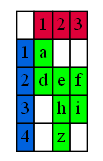

Here is the Python script that generated this plot:
from NodoEncabezado import NodoEncabezado
from ListaEncabezado import ListaEncabezado
from NodoInterno import NodoInterno
import os

class Matriz:
    def __init__(self) -> None:
        self.filas = ListaEncabezado()
        self.columnas = ListaEncabezado()

    def insertar(self, pfila, pcol, valor):
        nuevo = NodoInterno(pfila, pcol, valor)

        if self.filas.buscar(pfila) == None:
            self.filas.insertar(NodoEncabezado(pfila))

        if self.columnas.buscar(pcol) == None:
            self.columnas.insertar(NodoEncabezado(pcol))

        fila = self.filas.buscar(pfila)
        col = self.columnas.buscar(pcol)

        actual = fila.acceso
        while actual != None:
            if actual.col == pcol:
                actual.valor = valor
                return
            actual = actual.derecha

        actual = col.acceso
        while actual != None:
            if actual.fila == pfila:
                actual.valor = valor
                return
            actual = actual.abajo

        # Si no hay un nodo existente en esta posición, inserte un nuevo nodo
        if fila.acceso == None:
            fila.acceso = nuevo
        else:
            if nuevo.col < fila.acceso.col:
                nuevo.derecha = fila.acceso
                fila.acceso.izquierda = nuevo
                fila.acceso = nuevo
            elif nuevo.col > fila.acceso.col:
                actual = fila.acceso
                while actual.derecha != None:
                    actual = actual.derecha
                actual.derecha = nuevo
                nuevo.izquierda = actual
            else:
                actual = fila.acceso
                while actual.derecha != None:
                    if nuevo.col < actual.derecha.col:
                        nuevo.derecha = actual.derecha
                        nuevo.izquierda = actual
                        actual.derecha.izquierda = nuevo
                        actual.derecha = nuevo
                        break
                    actual = actual.derecha

        if col.acceso == None:
            col.acceso = nuevo
        else:
            if nuevo.fila < col.acceso.fila:
                nuevo.abajo = col.acceso
                col.acceso.arriba = nuevo
                col.acceso = nuevo
            elif nuevo.fila > col.acceso.fila:
                actual = col.acceso
                while actual.abajo != None:
                    actual = actual.abajo
                actual.abajo = nuevo
                nuevo.arriba = actual
            else:
                actual = col.acceso
                while actual.abajo != None:
                    if nuevo.fila < actual.abajo.fila:
                        nuevo.abajo = actual.abajo
                        nuevo.arriba = actual
                        actual.abajo.arriba = nuevo
                        actual.abajo = nuevo
                        break
                    actual = actual.abajo

    def buscar(self, pfila, pcol):
        fila = self.filas.buscar(pfila)
        if fila == None:
            return None
        else:
            actual = fila.acceso
            while actual != None:
                if actual.col == pcol:
                    return actual
                actual = actual.derecha
            return None
    def recorrer(self):
        actual = self.filas.primero
        if actual == None:
            print("La lista esta vacia")
        while actual != None:
            actual2 = actual.acceso
            print("Fila: " + str(actual.id))
            while actual2 != None:
                print(actual2.valor)
                actual2 = actual2.derecha
            actual = actual.siguiente

    def buscarbyValor(self, valor):
        actual = self.filas.primero
        while actual != None:
            actual2 = actual.acceso
            while actual2 != None:
                if actual2.valor == valor:
                    return actual2
                actual2 = actual2.derecha
            actual = actual.siguiente
        return None

    def graficar(self):
        if self.filas.primero == None:
            return
        if self.columnas.primero == None:
            return

        file = open("Matriz.dot", "w")
        file.write("digraph G{\n")
        file.write("node [shape=plaintext];\n")
        file.write("rankdir=LR;\n")
        file.write("Matriz [\n")
        file.write("label=<<table border='0' cellborder='1' cellspacing='0'> \n")

        file.write("<tr>\n")
        file.write("<td></td>\n")

        actual = self.columnas.primero
        while actual != None:
            file.write("<td bgcolor=\"#DE0039\">" + str(actual.id) + "</td>\n")
            actual = actual.siguiente
        file.write("</tr>\n")

        actual = self.filas.primero
        while actual != None:
            file.write("<tr>\n")
            file.write("<td bgcolor=\"#0062DE\">" + str(actual.id) + "</td>\n")

            aux = self.columnas.primero
            while aux != None:
                temp = self.buscar(actual.id, aux.id)
                if temp != None:
                    file.write("<td bgcolor=\"#00FF00\">" + str(temp.valor) + "</td>\n")
                else:
                    file.write("<td></td>\n")
                aux = aux.siguiente

            file.write("</tr>\n")
            actual = actual.siguiente

        file.write("</table>>];\n")
        file.write("}")
        file.close()
        os.system("dot -Tpng Matriz.dot -o Matriz.png")
